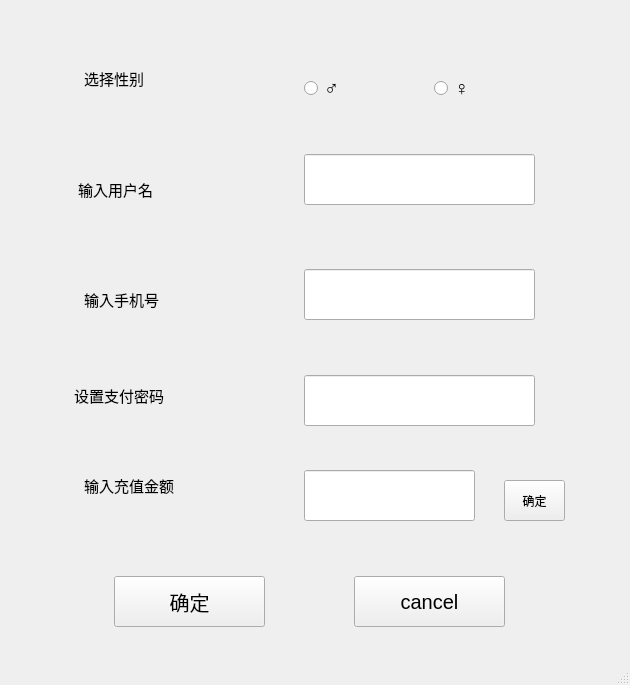
<?xml version="1.0" encoding="UTF-8"?>
<ui version="4.0">
 <class>creatuserMainWindow</class>
 <widget class="QMainWindow" name="creatuserMainWindow">
  <property name="geometry">
   <rect>
    <x>0</x>
    <y>0</y>
    <width>630</width>
    <height>685</height>
   </rect>
  </property>
  <property name="windowTitle">
   <string>MainWindow</string>
  </property>
  <widget class="QWidget" name="centralwidget">
   <layout class="QHBoxLayout" name="horizontalLayout">
    <item>
     <spacer name="horizontalSpacer">
      <property name="orientation">
       <enum>Qt::Horizontal</enum>
      </property>
      <property name="sizeHint" stdset="0">
       <size>
        <width>40</width>
        <height>20</height>
       </size>
      </property>
     </spacer>
    </item>
    <item>
     <widget class="QWidget" name="widget" native="true">
      <property name="minimumSize">
       <size>
        <width>600</width>
        <height>0</height>
       </size>
      </property>
      <layout class="QVBoxLayout" name="verticalLayout">
       <item>
        <widget class="QWidget" name="widget_4" native="true">
         <widget class="QLabel" name="label">
          <property name="geometry">
           <rect>
            <x>60</x>
            <y>30</y>
            <width>171</width>
            <height>61</height>
           </rect>
          </property>
          <property name="font">
           <font>
            <pointsize>11</pointsize>
           </font>
          </property>
          <property name="text">
           <string>选择性别</string>
          </property>
         </widget>
         <widget class="QRadioButton" name="radioButton">
          <property name="geometry">
           <rect>
            <x>280</x>
            <y>40</y>
            <width>75</width>
            <height>60</height>
           </rect>
          </property>
          <property name="font">
           <font>
            <pointsize>15</pointsize>
           </font>
          </property>
          <property name="text">
           <string>♂</string>
          </property>
         </widget>
         <widget class="QRadioButton" name="radioButton_2">
          <property name="geometry">
           <rect>
            <x>410</x>
            <y>40</y>
            <width>75</width>
            <height>60</height>
           </rect>
          </property>
          <property name="font">
           <font>
            <pointsize>15</pointsize>
           </font>
          </property>
          <property name="text">
           <string>♀</string>
          </property>
         </widget>
        </widget>
       </item>
       <item>
        <widget class="QWidget" name="widget_3" native="true">
         <widget class="QLabel" name="label_2">
          <property name="geometry">
           <rect>
            <x>50</x>
            <y>30</y>
            <width>211</width>
            <height>71</height>
           </rect>
          </property>
          <property name="font">
           <font>
            <pointsize>11</pointsize>
           </font>
          </property>
          <property name="text">
           <string> 输入用户名</string>
          </property>
         </widget>
         <widget class="QLineEdit" name="lineEdit">
          <property name="geometry">
           <rect>
            <x>280</x>
            <y>30</y>
            <width>231</width>
            <height>51</height>
           </rect>
          </property>
          <property name="font">
           <font>
            <pointsize>11</pointsize>
           </font>
          </property>
         </widget>
        </widget>
       </item>
       <item>
        <widget class="QWidget" name="widget_7" native="true">
         <widget class="QLabel" name="label_3">
          <property name="geometry">
           <rect>
            <x>60</x>
            <y>50</y>
            <width>171</width>
            <height>41</height>
           </rect>
          </property>
          <property name="font">
           <font>
            <pointsize>11</pointsize>
           </font>
          </property>
          <property name="text">
           <string>输入手机号</string>
          </property>
         </widget>
         <widget class="QLineEdit" name="lineEdit_2">
          <property name="geometry">
           <rect>
            <x>280</x>
            <y>40</y>
            <width>231</width>
            <height>51</height>
           </rect>
          </property>
          <property name="font">
           <font>
            <pointsize>11</pointsize>
           </font>
          </property>
         </widget>
        </widget>
       </item>
       <item>
        <widget class="QWidget" name="widget_6" native="true">
         <widget class="QLabel" name="label_4">
          <property name="geometry">
           <rect>
            <x>50</x>
            <y>30</y>
            <width>181</width>
            <height>61</height>
           </rect>
          </property>
          <property name="font">
           <font>
            <pointsize>11</pointsize>
           </font>
          </property>
          <property name="text">
           <string>设置支付密码</string>
          </property>
         </widget>
         <widget class="QLineEdit" name="lineEdit_3">
          <property name="geometry">
           <rect>
            <x>280</x>
            <y>40</y>
            <width>231</width>
            <height>51</height>
           </rect>
          </property>
          <property name="font">
           <font>
            <pointsize>11</pointsize>
           </font>
          </property>
         </widget>
        </widget>
       </item>
       <item>
        <widget class="QWidget" name="widget_5" native="true">
         <widget class="QLineEdit" name="lineEdit_4">
          <property name="geometry">
           <rect>
            <x>280</x>
            <y>30</y>
            <width>171</width>
            <height>51</height>
           </rect>
          </property>
          <property name="font">
           <font>
            <pointsize>11</pointsize>
           </font>
          </property>
         </widget>
         <widget class="QPushButton" name="pushButton_3">
          <property name="geometry">
           <rect>
            <x>480</x>
            <y>40</y>
            <width>61</width>
            <height>41</height>
           </rect>
          </property>
          <property name="font">
           <font>
            <pointsize>9</pointsize>
           </font>
          </property>
          <property name="text">
           <string>确定</string>
          </property>
         </widget>
         <widget class="QLabel" name="label_5">
          <property name="geometry">
           <rect>
            <x>60</x>
            <y>10</y>
            <width>201</width>
            <height>71</height>
           </rect>
          </property>
          <property name="font">
           <font>
            <pointsize>11</pointsize>
           </font>
          </property>
          <property name="text">
           <string>输入充值金额</string>
          </property>
         </widget>
        </widget>
       </item>
       <item>
        <widget class="QWidget" name="widget_2" native="true">
         <widget class="QPushButton" name="pushButton_2">
          <property name="geometry">
           <rect>
            <x>90</x>
            <y>30</y>
            <width>151</width>
            <height>51</height>
           </rect>
          </property>
          <property name="font">
           <font>
            <pointsize>15</pointsize>
           </font>
          </property>
          <property name="text">
           <string>确定</string>
          </property>
         </widget>
         <widget class="QPushButton" name="pushButton">
          <property name="geometry">
           <rect>
            <x>330</x>
            <y>30</y>
            <width>151</width>
            <height>51</height>
           </rect>
          </property>
          <property name="font">
           <font>
            <pointsize>15</pointsize>
           </font>
          </property>
          <property name="text">
           <string>cancel</string>
          </property>
         </widget>
        </widget>
       </item>
      </layout>
     </widget>
    </item>
    <item>
     <spacer name="horizontalSpacer_2">
      <property name="orientation">
       <enum>Qt::Horizontal</enum>
      </property>
      <property name="sizeHint" stdset="0">
       <size>
        <width>40</width>
        <height>20</height>
       </size>
      </property>
     </spacer>
    </item>
   </layout>
  </widget>
  <widget class="QMenuBar" name="menubar">
   <property name="geometry">
    <rect>
     <x>0</x>
     <y>0</y>
     <width>630</width>
     <height>21</height>
    </rect>
   </property>
  </widget>
  <widget class="QStatusBar" name="statusbar"/>
 </widget>
 <resources/>
 <connections/>
</ui>
